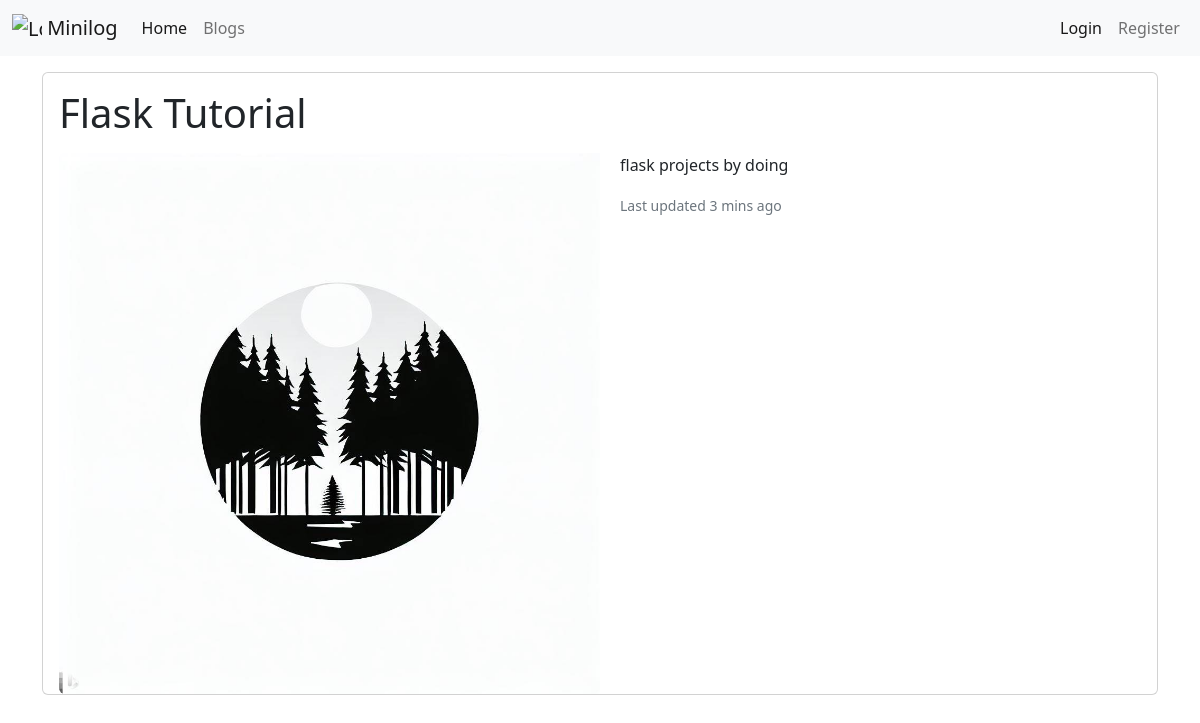
The app's page /blogs/flask-tutorial with its own data.
### main/models.py (models this page shows, shortened)
class Blog(models.Model):
    title = models.CharField(max_length=100)
    image = models.ImageField(upload_to="blogs")
    description = RichTextField()
    is_active = models.BooleanField(default=False)
    is_home = models.BooleanField(default=False)
    slug = models.SlugField(null=True, blank=True,unique=True,db_index=True, editable=False)
    categories = models.ManyToManyField(Category,blank=True)

### main/views.py (the view)
# urls.py: path('blogs/<slug:slug>',views.blog_detail,name='blog_detail'),
def blog_detail(request, slug):
    blog = Blog.objects.get(slug=slug)
    return render(request,template_name='main/blog-detail.html',
                  context={'blog':blog})

### main/templates/main/blog-detail.html (shortened to what this page needs)
{% extends 'base.html' %}
{%load static %}
{% block content %}
    <div class="container mt-3">
        <div class="row">
            <div class="col">
                <div class="card mb-3" >
                    <div class="row g-0">
                      <div class="col-md-12">
                        <div class="card-body ">
                          <h1 class="card-title mb-3">{{ blog.title|title }}</h1>
                          <img src="{{ blog.image.url }}" class="img-fluid rounded-start "
                          width="50%" alt="..." style="float: left; margin-right: 20px;">
                          <p class="card-text">{{ blog.description|safe }}</p>
                          <p class="card-text"><small class="text-muted">Last updated 3 mins ago</small></p>
                        </div>
                      </div>
                    </div>
                </div>
            </div>
        </div>
    </div>
{% endblock content %}

### records on screen
Blog: title "Flask Tutorial", image (picture), description "flask projects by doing"
